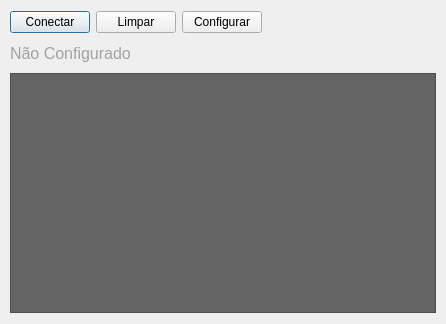
<?xml version="1.0" encoding="UTF-8"?>
<ui version="4.0">
 <class>Dialog</class>
 <widget class="QDialog" name="Dialog">
  <property name="geometry">
   <rect>
    <x>0</x>
    <y>0</y>
    <width>446</width>
    <height>324</height>
   </rect>
  </property>
  <property name="sizePolicy">
   <sizepolicy hsizetype="Maximum" vsizetype="Maximum">
    <horstretch>0</horstretch>
    <verstretch>0</verstretch>
   </sizepolicy>
  </property>
  <property name="windowTitle">
   <string>Dialog</string>
  </property>
  <widget class="QWidget" name="">
   <property name="geometry">
    <rect>
     <x>10</x>
     <y>11</y>
     <width>428</width>
     <height>302</height>
    </rect>
   </property>
   <layout class="QVBoxLayout" name="verticalLayout">
    <item>
     <layout class="QHBoxLayout" name="horizontalLayout">
      <item>
       <widget class="QPushButton" name="pbConnect">
        <property name="text">
         <string>Conectar</string>
        </property>
       </widget>
      </item>
      <item>
       <widget class="QPushButton" name="pushButton_2">
        <property name="text">
         <string>Limpar</string>
        </property>
       </widget>
      </item>
      <item>
       <widget class="QPushButton" name="pushButton_3">
        <property name="text">
         <string>Configurar</string>
        </property>
       </widget>
      </item>
      <item>
       <spacer name="horizontalSpacer">
        <property name="orientation">
         <enum>Qt::Horizontal</enum>
        </property>
        <property name="sizeHint" stdset="0">
         <size>
          <width>40</width>
          <height>20</height>
         </size>
        </property>
       </spacer>
      </item>
     </layout>
    </item>
    <item>
     <widget class="QLabel" name="lblConnInfo">
      <property name="font">
       <font>
        <pointsize>12</pointsize>
       </font>
      </property>
      <property name="styleSheet">
       <string notr="true">color: rgb(162, 162, 162);</string>
      </property>
      <property name="text">
       <string>Não Configurado</string>
      </property>
     </widget>
    </item>
    <item>
     <widget class="Console" name="console">
      <property name="enabled">
       <bool>false</bool>
      </property>
      <property name="minimumSize">
       <size>
        <width>426</width>
        <height>240</height>
       </size>
      </property>
      <property name="maximumSize">
       <size>
        <width>426</width>
        <height>240</height>
       </size>
      </property>
      <property name="styleSheet">
       <string notr="true">:enabled {background-color: rgb(0, 0, 0);}
:disabled {background-color: rgb(100, 100, 100);}</string>
      </property>
     </widget>
    </item>
   </layout>
  </widget>
 </widget>
 <customwidgets>
  <customwidget>
   <class>Console</class>
   <extends>QPlainTextEdit</extends>
   <header>D:\Rogerio\DataloggerUmidade\QT\DataloggerGUI\FMDDatalogger\console.h</header>
  </customwidget>
 </customwidgets>
 <resources/>
 <connections/>
</ui>
